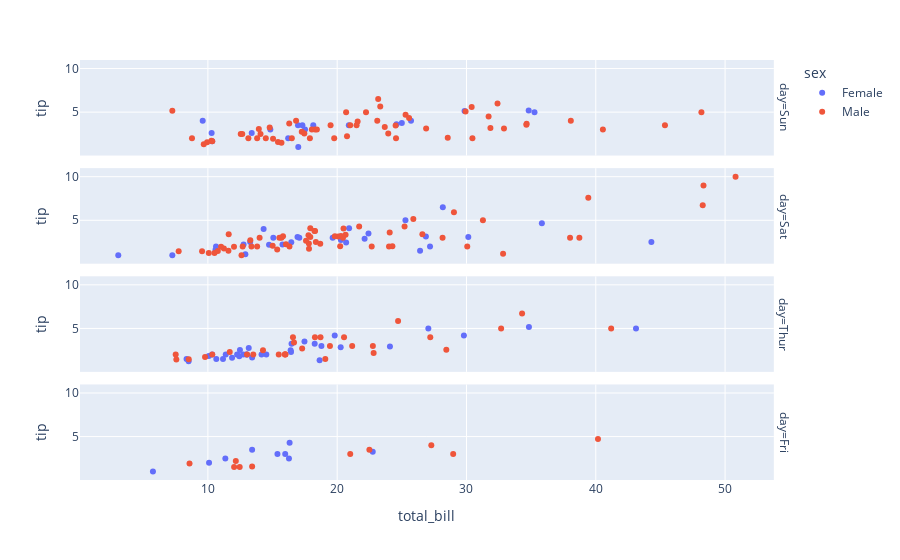

Notebook source saved alongside this figure:
### Code cell
fig = px.scatter(tips, x='total_bill',y='tip',color='sex',facet_row='day')
fig.show()

### Figure 1 — Plotly figure (JSON) as saved in the notebook; plotly's stock layout.template omitted (floating-point values rounded to 4 significant figures)
{"data": [{"hovertemplate": "sex=Female<br>day=Sun<br>total_bill=%{x}<br>tip=%{y}<extra></extra>", "legendgroup": "Female", "marker": {"color": "#636efa", "symbol": "circle"}, "mode": "markers", "name": "Female", "orientation": "v", "showlegend": true, "type": "scatter", "x": [16.99, 24.59, 35.26, 14.83, 10.33, 16.97, 10.29, 34.81, 25.71, 17.31, 29.85, 25, 13.39, 16.21, 17.51, 9.6, 20.9, 18.15], "xaxis": "x4", "y": [1.01, 3.61, 5, 3.02, 1.67, 3.5, 2.6, 5.2, 4, 3.5, 5.14, 3.75, 2.61, 2, 3, 4, 3.5, 3.5], "yaxis": "y4"}, {"hovertemplate": "sex=Female<br>day=Sat<br>total_bill=%{x}<br>tip=%{y}<extra></extra>", "legendgroup": "Female", "marker": {"color": "#636efa", "symbol": "circle"}, "mode": "markers", "name": "Female", "orientation": "v", "showlegend": false, "type": "scatter", "x": [20.29, 15.77, 19.65, 15.06, 20.69, 16.93, 26.41, 16.45, 3.07, 17.07, 26.86, 25.28, 14.73, 44.3, 22.42, 20.92, 14.31, 7.25, 10.59, 10.63, 12.76, 13.27, 28.17, 12.9, 30.14, 22.12, 35.83, 27.18], "xaxis": "x3", "y": [2.75, 2.23, 3, 3, 2.45, 3.07, 1.5, 2.47, 1, 3, 3.14, 5, 2.2, 2.5, 3.48, 4.08, 4, 1, 1.61, 2, 2.23, 2.5, 6.5, 1.1, 3.09, 2.88, 4.67, 2], "yaxis": "y3"}, {"hovertemplate": "sex=Female<br>day=Thur<br>total_bill=%{x}<br>tip=%{y}<extra></extra>", "legendgroup": "Female", "marker": {"color": "#636efa", "symbol": "circle"}, "mode": "markers", "name": "Female", "orientation": "v", "showlegend": false, "type": "scatter", "x": [10.07, 34.83, 10.65, 12.43, 24.08, 13.42, 12.48, 29.8, 14.52, 11.38, 20.27, 11.17, 12.26, 18.26, 8.51, 10.33, 14.15, 13.16, 17.47, 27.05, 16.43, 8.35, 18.64, 11.87, 19.81, 43.11, 13, 12.74, 13, 16.4, 16.47, 18.78], "xaxis": "x2", "y": [1.83, 5.17, 1.5, 1.8, 2.92, 1.68, 2.52, 4.2, 2, 2, 2.83, 1.5, 2, 3.25, 1.25, 2, 2, 2.75, 3.5, 5, 2.3, 1.5, 1.36, 1.63, 4.19, 5, 2, 2.01, 2, 2.5, 3.23, 3], "yaxis": "y2"}, {"hovertemplate": "sex=Female<br>day=Fri<br>total_bill=%{x}<br>tip=%{y}<extra></extra>", "legendgroup": "Female", "marker": {"color": "#636efa", "symbol": "circle"}, "mode": "markers", "name": "Female", "orientation": "v", "showlegend": false, "type": "scatter", "x": [5.75, 16.32, 22.75, 11.35, 15.38, 13.42, 15.98, 16.27, 10.09], "xaxis": "x", "y": [1, 4.3, 3.25, 2.5, 3, 3.48, 3, 2.5, 2], "yaxis": "y"}, {"hovertemplate": "sex=Male<br>day=Sun<br>total_bill=%{x}<br>tip=%{y}<extra></extra>", "legendgroup": "Male", "marker": {"color": "#EF553B", "symbol": "circle"}, "mode": "markers", "name": "Male", "orientation": "v", "showlegend": true, "type": "scatter", "x": [10.34, 21.01, 23.68, 25.29, 8.77, 26.88, 15.04, 14.78, 10.27, 15.42, 18.43, 21.58, 16.29, 17.46, 13.94, 9.68, 30.4, 18.29, 22.23, 32.4, 28.55, 18.04, 12.54, 9.94, 25.56, 19.49, 38.07, 23.95, 29.93, 14.07, 13.13, 17.26, 24.55, 19.77, 48.17, 16.49, 21.5, 12.66, 13.81, 24.52, 20.76, 31.71, 7.25, 31.85, 16.82, 32.9, 17.89, 14.48, 34.63, 34.65, 23.33, 45.35, 23.17, 40.55, 20.69, 30.46, 23.1, 15.69], "xaxis": "x4", "y": [1.66, 3.5, 3.31, 4.71, 2, 3.12, 1.96, 3.23, 1.71, 1.57, 3, 3.92, 3.71, 2.54, 3.06, 1.32, 5.6, 3, 5, 6, 2.05, 3, 2.5, 1.56, 4.34, 3.51, 4, 2.55, 5.07, 2.5, 2, 2.74, 2, 2, 5, 2, 3.5, 2.5, 2, 3.48, 2.24, 4.5, 5.15, 3.18, 4, 3.11, 2, 2, 3.55, 3.68, 5.65, 3.5, 6.5, 3, 5, 2, 4, 1.5], "yaxis": "y4"}, {"hovertemplate": "sex=Male<br>day=Sat<br>total_bill=%{x}<br>tip=%{y}<extra></extra>", "legendgroup": "Male", "marker": {"color": "#EF553B", "symbol": "circle"}, "mode": "markers", "name": "Male", "orientation": "v", "showlegend": false, "type": "scatter", "x": [20.65, 17.92, 39.42, 19.82, 17.81, 13.37, 12.69, 21.7, 9.55, 18.35, 17.78, 24.06, 16.31, 18.69, 31.27, 16.04, 38.01, 11.24, 48.27, 20.29, 13.81, 11.02, 18.29, 17.59, 20.08, 20.23, 15.01, 12.02, 10.51, 17.92, 15.36, 20.49, 25.21, 18.24, 14, 50.81, 15.81, 26.59, 38.73, 24.27, 30.06, 25.89, 48.33, 28.15, 11.59, 7.74, 20.45, 13.28, 24.01, 15.69, 11.61, 10.77, 15.53, 10.07, 12.6, 32.83, 29.03, 22.67, 17.82], "xaxis": "x3", "y": [3.35, 4.08, 7.58, 3.18, 2.34, 2, 2, 4.3, 1.45, 2.5, 3.27, 3.6, 2, 2.31, 5, 2.24, 3, 1.76, 6.73, 3.21, 2, 1.98, 3.76, 2.64, 3.15, 2.01, 2.09, 1.97, 1.25, 3.08, 1.64, 4.06, 4.29, 3.76, 3, 10, 3.16, 3.41, 3, 2.03, 2, 5.16, 9, 3, 1.5, 1.44, 3, 2.72, 2, 3, 3.39, 1.47, 3, 1.25, 1, 1.17, 5.92, 2, 1.75], "yaxis": "y3"}, {"hovertemplate": "sex=Male<br>day=Thur<br>total_bill=%{x}<br>tip=%{y}<extra></extra>", "legendgroup": "Male", "marker": {"color": "#EF553B", "symbol": "circle"}, "mode": "markers", "name": "Male", "orientation": "v", "showlegend": false, "type": "scatter", "x": [27.2, 22.76, 17.29, 19.44, 16.66, 32.68, 15.98, 13.03, 18.28, 24.71, 21.16, 11.69, 14.26, 15.95, 8.52, 22.82, 19.08, 16, 34.3, 41.19, 9.78, 7.51, 28.44, 15.48, 16.58, 7.56, 10.34, 13.51, 18.71, 20.53], "xaxis": "x2", "y": [4, 3, 2.71, 3, 3.4, 5, 2.03, 2, 4, 5.85, 3, 2.31, 2.5, 2, 1.48, 2.18, 1.5, 2, 6.7, 5, 1.73, 2, 2.56, 2.02, 4, 1.44, 2, 2, 4, 4], "yaxis": "y2"}, {"hovertemplate": "sex=Male<br>day=Fri<br>total_bill=%{x}<br>tip=%{y}<extra></extra>", "legendgroup": "Male", "marker": {"color": "#EF553B", "symbol": "circle"}, "mode": "markers", "name": "Male", "orientation": "v", "showlegend": false, "type": "scatter", "x": [28.97, 22.49, 40.17, 27.28, 12.03, 21.01, 12.46, 12.16, 8.58, 13.42], "xaxis": "x", "y": [3, 3.5, 4.73, 4, 1.5, 3, 1.5, 2.2, 1.92, 1.58], "yaxis": "y"}], "layout": {"annotations": [{"font": {}, "showarrow": false, "text": "day=Fri", "textangle": 90, "x": 0.98, "xanchor": "left", "xref": "paper", "y": 0.1138, "yanchor": "middle", "yref": "paper"}, {"font": {}, "showarrow": false, "text": "day=Thur", "textangle": 90, "x": 0.98, "xanchor": "left", "xref": "paper", "y": 0.3712, "yanchor": "middle", "yref": "paper"}, {"font": {}, "showarrow": false, "text": "day=Sat", "textangle": 90, "x": 0.98, "xanchor": "left", "xref": "paper", "y": 0.6288, "yanchor": "middle", "yref": "paper"}, {"font": {}, "showarrow": false, "text": "day=Sun", "textangle": 90, "x": 0.98, "xanchor": "left", "xref": "paper", "y": 0.8862, "yanchor": "middle", "yref": "paper"}], "autosize": true, "legend": {"title": {"text": "sex"}, "tracegroupgap": 0}, "margin": {"t": 60}, "xaxis": {"anchor": "y", "autorange": true, "domain": [0, 0.98], "range": [0.1613, 53.72], "title": {"text": "total_bill"}, "type": "linear"}, "xaxis2": {"anchor": "y2", "autorange": true, "domain": [0, 0.98], "matches": "x", "range": [0.1613, 53.72], "showticklabels": false, "type": "linear"}, "xaxis3": {"anchor": "y3", "autorange": true, "domain": [0, 0.98], "matches": "x", "range": [0.1613, 53.72], "showticklabels": false, "type": "linear"}, "xaxis4": {"anchor": "y4", "autorange": true, "domain": [0, 0.98], "matches": "x", "range": [0.1613, 53.72], "showticklabels": false, "type": "linear"}, "yaxis": {"anchor": "x", "autorange": true, "domain": [0, 0.2275], "range": [-0.4988, 11.5], "title": {"text": "tip"}, "type": "linear"}, "yaxis2": {"anchor": "x2", "autorange": true, "domain": [0.2575, 0.485], "matches": "y", "range": [-0.4988, 11.5], "title": {"text": "tip"}, "type": "linear"}, "yaxis3": {"anchor": "x3", "autorange": true, "domain": [0.515, 0.7425], "matches": "y", "range": [-0.4988, 11.5], "title": {"text": "tip"}, "type": "linear"}, "yaxis4": {"anchor": "x4", "autorange": true, "domain": [0.7725, 1], "matches": "y", "range": [-0.4988, 11.5], "title": {"text": "tip"}, "type": "linear"}}}
